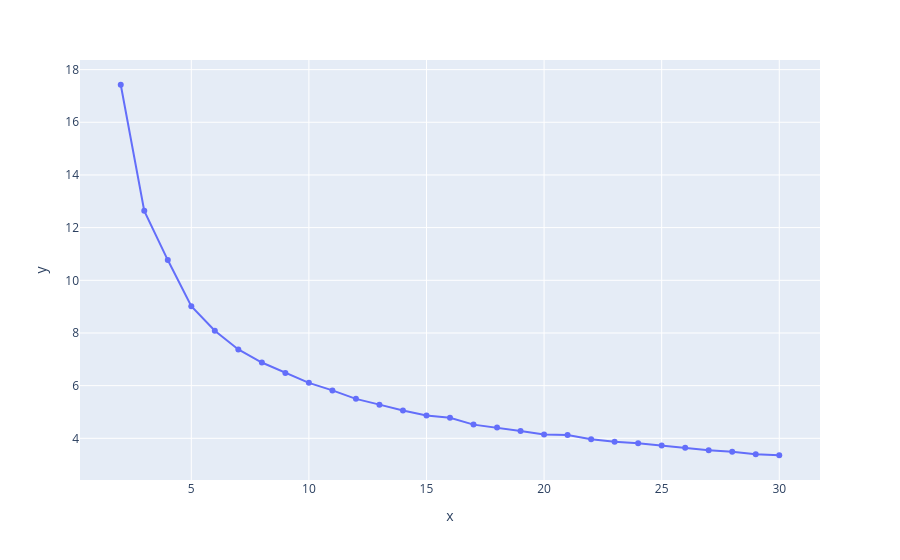

Notebook cell for this chart:
### Code cell
inertia_plotter(ner_doc2vec_td_matrix,30)

### Figure 1 — Plotly figure (JSON) as saved in the notebook; plotly's stock layout.template omitted (floating-point values rounded to 4 significant figures)
{"data": [{"hovertemplate": "x=%{x}<br>y=%{y}<extra></extra>", "legendgroup": "", "line": {"color": "#636efa", "dash": "solid"}, "marker": {"symbol": "circle"}, "mode": "lines+markers", "name": "", "orientation": "v", "showlegend": false, "type": "scatter", "x": [2, 3, 4, 5, 6, 7, 8, 9, 10, 11, 12, 13, 14, 15, 16, 17, 18, 19, 20, 21, 22, 23, 24, 25, 26, 27, 28, 29, 30], "xaxis": "x", "y": [17.42, 12.64, 10.77, 9.019, 8.083, 7.375, 6.879, 6.482, 6.107, 5.819, 5.498, 5.279, 5.053, 4.87, 4.783, 4.52, 4.413, 4.281, 4.147, 4.125, 3.968, 3.873, 3.811, 3.728, 3.638, 3.545, 3.493, 3.394, 3.357], "yaxis": "y"}], "layout": {"legend": {"tracegroupgap": 0}, "margin": {"t": 60}, "xaxis": {"anchor": "y", "domain": [0, 1], "title": {"text": "x"}}, "yaxis": {"anchor": "x", "domain": [0, 1], "title": {"text": "y"}}}}
